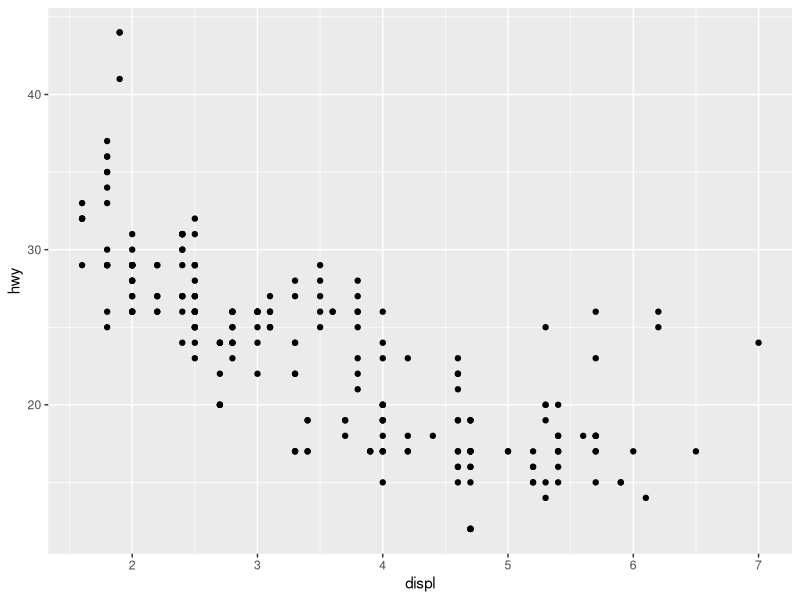
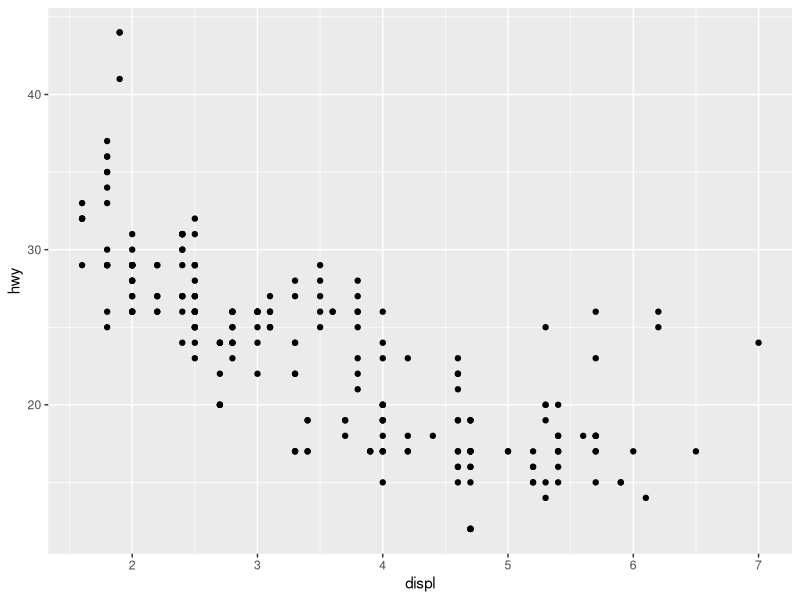
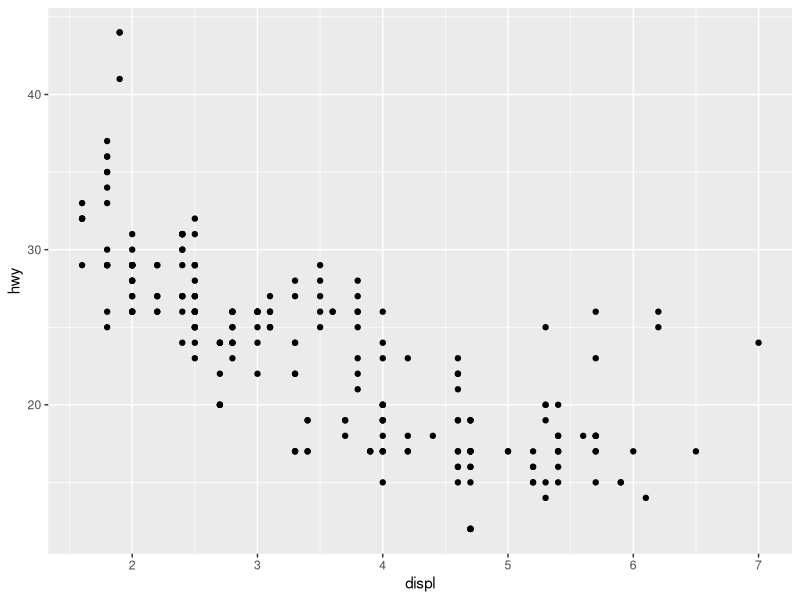
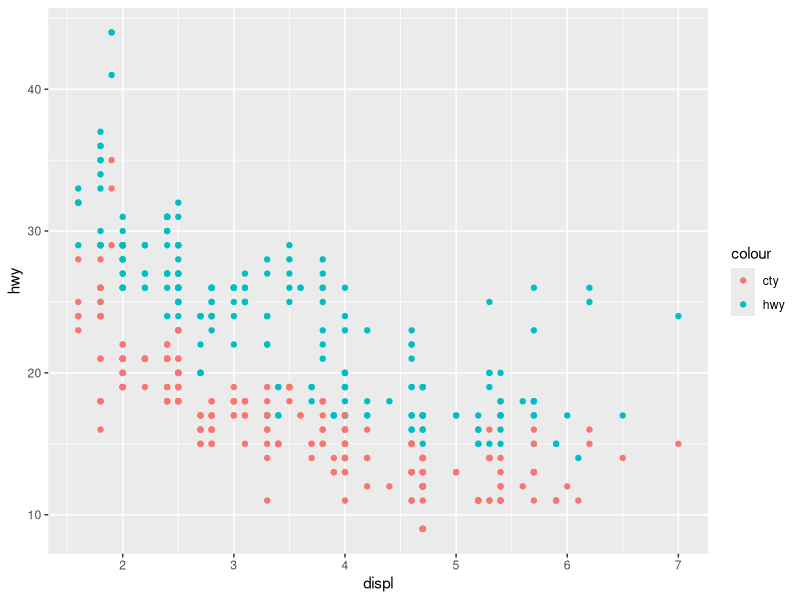
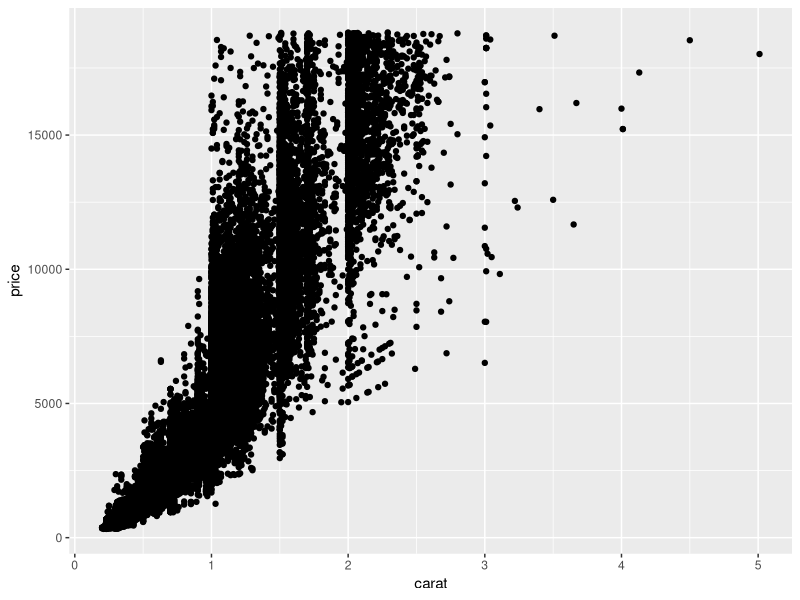
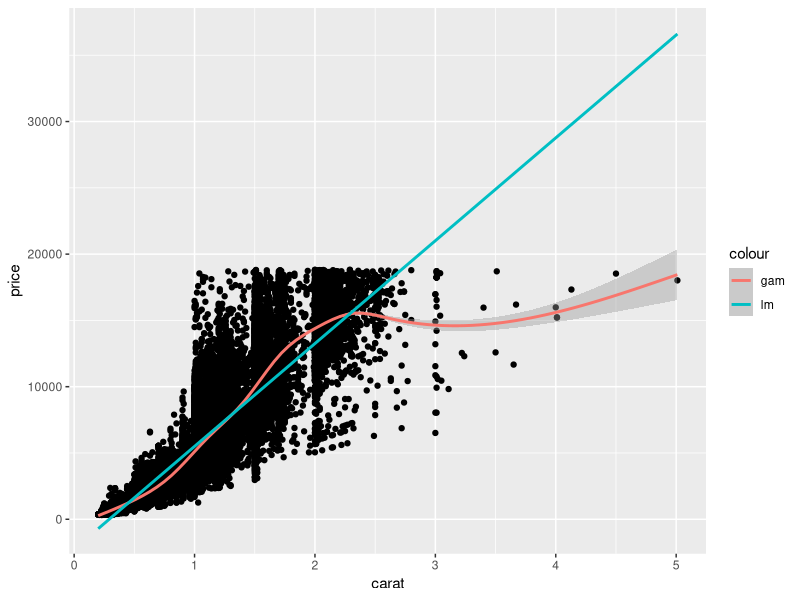
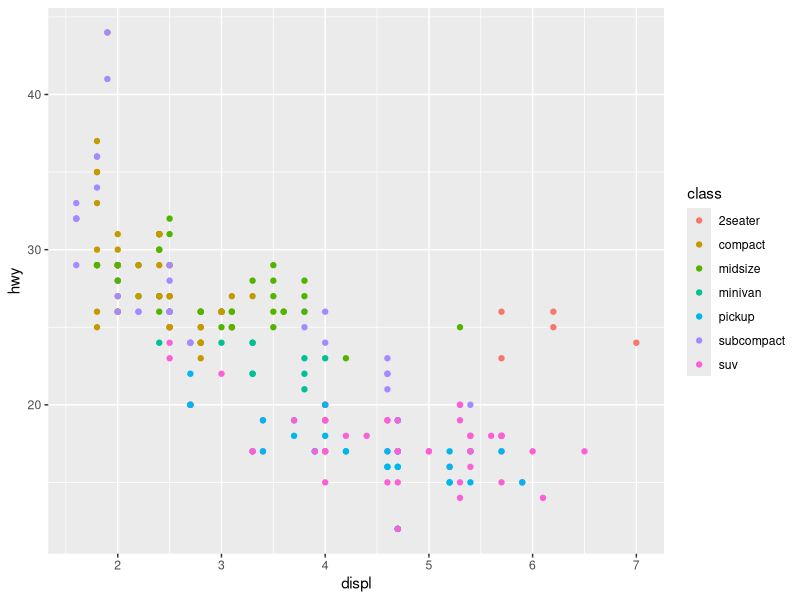
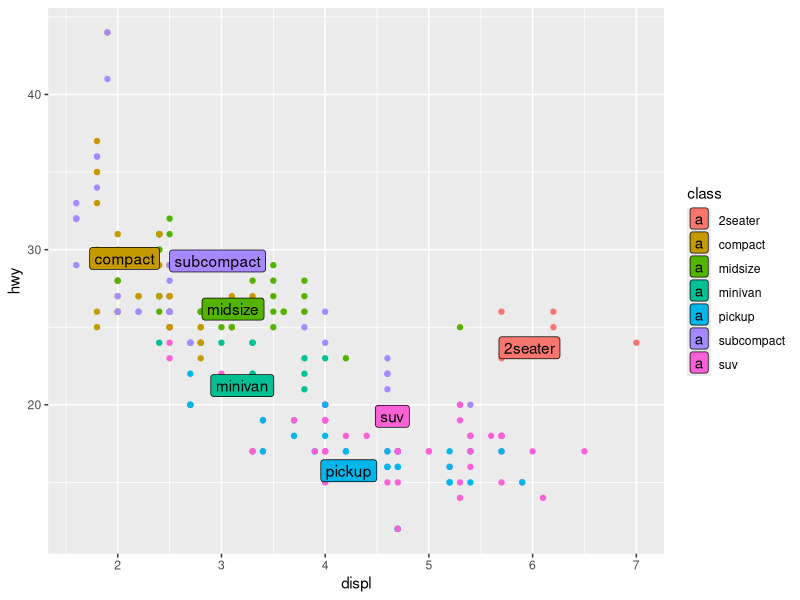

Recreate these plots in R, in order.
## ---- chunk 1
# knitr options
knitr::opts_chunk$set(echo = TRUE)
## ---- chunk 2
library(tidyverse)
# solution-begin
library(ggrepel)
# solution-end

## ---- chunk 3
## NOTE: No need to modify! Just example code
ggplot(
  data = mpg,
  mapping = aes(x = displ, y = hwy)
) +
  geom_point()
## ---- chunk 4
## NOTE: No need to modify! Just example code
ggplot(
  mpg,
  aes(x = displ, y = hwy)
) +
  geom_point()
## ---- chunk 5
## NOTE: No need to modify! Just example code
ggplot(
  mpg,
  aes(displ, hwy)
) +
  geom_point()
## ---- chunk 6
## NOTE: No need to modify! Just example code
ggplot(mpg, aes(x = displ)) +
  geom_point(aes(y = hwy, color = "hwy")) +
  geom_point(aes(y = cty, color = "cty"))
## ---- chunk 7
# task-begin
## TODO: Add a "gam" and "lm" smooth to the following plot
diamonds %>%
  ggplot(aes(carat, price)) +
  geom_point()
# task-end
# solution-begin
diamonds %>%
  ggplot(aes(carat, price)) +
  geom_point() +
  geom_smooth(aes(color = "gam"), method = "gam") +
  geom_smooth(aes(color = "lm"), method = "lm")
# solution-end
## ---- chunk 8
## TODO: Use df_annotate below to add text labels to the scatterplot
df_annotate <-
  mpg %>%
  group_by(class) %>%
  summarize(
    displ = mean(displ),
    hwy = mean(hwy)
  )

# task-begin
mpg %>%
  ggplot(aes(displ, hwy)) +
  geom_point(aes(color = class))
# task-end
# solution-begin
mpg %>%
  ggplot(aes(displ, hwy)) +
  geom_point(aes(color = class)) +
  geom_label_repel(
    data = df_annotate,
    aes(label = class, fill = class)
  )
# solution-end
## ---- chunk 9
## NOTE: No need to modify! Just analyze the scatterplot
mpg %>%
  pivot_longer(names_to = "source", values_to = "mpg", c(hwy, cty)) %>%
  ggplot(aes(displ, mpg, color = source)) +
  geom_point() +
  geom_smooth() +
  scale_color_discrete(name = "Mileage Type") +
  labs(
    x = "Engine displacement (liters)",
    y = "Mileage (mpg)"
  )
## ---- chunk 10
economics %>%
  filter(date > lubridate::ymd("2010-01-01")) %>%
  ggplot(aes(date, pop)) +
  geom_col()
## ---- chunk 11
economics %>%
  filter(date > lubridate::ymd("2010-01-01")) %>%
  ggplot(aes(date, pop)) +
  geom_point()
## ---- chunk 12
economics %>%
  mutate(pop_delta = pop - lag(pop)) %>%
  filter(date > lubridate::ymd("2005-01-01")) %>%
  ggplot(aes(date, pop_delta)) +
  geom_col()
## ---- chunk 13
economics %>%
  mutate(pop_delta = pop - lag(pop)) %>%
  filter(date > lubridate::ymd("2005-01-01")) %>%
  ggplot(aes(date, pop_delta)) +
  geom_point()
